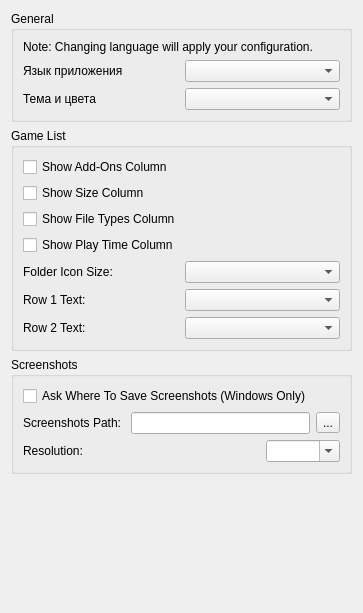
<?xml version="1.0" encoding="UTF-8"?>
<ui version="4.0">
 <class>ConfigureUi</class>
 <widget class="QWidget" name="ConfigureUi">
  <property name="geometry">
   <rect>
    <x>0</x>
    <y>0</y>
    <width>363</width>
    <height>613</height>
   </rect>
  </property>
  <property name="windowTitle">
   <string>Form</string>
  </property>
  <property name="accessibleName">
   <string>UI</string>
  </property>
  <layout class="QVBoxLayout" name="verticalLayout">
   <item>
    <widget class="QGroupBox" name="general_groupBox">
     <property name="title">
      <string>General</string>
     </property>
     <layout class="QHBoxLayout" name="horizontalLayout">
      <item>
       <layout class="QVBoxLayout" name="verticalLayout_2">
        <item>
         <widget class="QLabel" name="label_change_language_info">
          <property name="text">
           <string>Note: Changing language will apply your configuration.</string>
          </property>
          <property name="wordWrap">
           <bool>true</bool>
          </property>
         </widget>
        </item>
        <item>
         <layout class="QHBoxLayout" name="horizontalLayout_2">
          <item>
           <widget class="QLabel" name="language_label">
            <property name="text">
             <string>Язык приложения</string>
            </property>
           </widget>
          </item>
          <item>
           <widget class="QComboBox" name="language_combobox"/>
          </item>
         </layout>
        </item>
        <item>
         <layout class="QHBoxLayout" name="horizontalLayout_3">
          <item>
           <widget class="QLabel" name="theme_label">
            <property name="text">
             <string>Тема и цвета</string>
            </property>
           </widget>
          </item>
          <item>
           <widget class="QComboBox" name="theme_combobox"/>
          </item>
         </layout>
        </item>
       </layout>
      </item>
     </layout>
    </widget>
   </item>
   <item>
    <widget class="QGroupBox" name="GameListGroupBox">
     <property name="title">
      <string>Game List</string>
     </property>
     <layout class="QHBoxLayout" name="GameListHorizontalLayout">
      <item>
       <layout class="QVBoxLayout" name="GeneralVerticalLayout">
        <item>
         <widget class="QCheckBox" name="show_add_ons">
          <property name="text">
           <string>Show Add-Ons Column</string>
          </property>
         </widget>
        </item>
        <item>
         <widget class="QCheckBox" name="show_size">
          <property name="text">
           <string>Show Size Column</string>
          </property>
         </widget>
        </item>
        <item>
         <widget class="QCheckBox" name="show_types">
          <property name="text">
           <string>Show File Types Column</string>
          </property>
         </widget>
        </item>
        <item>
         <widget class="QCheckBox" name="show_play_time">
          <property name="text">
           <string>Show Play Time Column</string>
          </property>
         </widget>
        </item>
        <item>
         <layout class="QHBoxLayout" name="folder_icon_size_qhbox_layout_2">
          <item>
           <widget class="QLabel" name="folder_icon_size_label">
            <property name="text">
             <string>Folder Icon Size:</string>
            </property>
           </widget>
          </item>
          <item>
           <widget class="QComboBox" name="folder_icon_size_combobox"/>
          </item>
         </layout>
        </item>
        <item>
         <layout class="QHBoxLayout" name="row_1_qhbox_layout">
          <item>
           <widget class="QLabel" name="row_1_label">
            <property name="text">
             <string>Row 1 Text:</string>
            </property>
           </widget>
          </item>
          <item>
           <widget class="QComboBox" name="row_1_text_combobox"/>
          </item>
         </layout>
        </item>
        <item>
         <layout class="QHBoxLayout" name="row_2_qhbox_layout">
          <item>
           <widget class="QLabel" name="row_2_label">
            <property name="text">
             <string>Row 2 Text:</string>
            </property>
           </widget>
          </item>
          <item>
           <widget class="QComboBox" name="row_2_text_combobox"/>
          </item>
         </layout>
        </item>
       </layout>
      </item>
     </layout>
    </widget>
   </item>
   <item>
    <widget class="QGroupBox" name="screenshots_GroupBox">
     <property name="title">
      <string>Screenshots</string>
     </property>
     <layout class="QVBoxLayout" name="verticalLayout_4">
      <item>
       <layout class="QVBoxLayout" name="verticalLayout_3">
        <item>
         <widget class="QCheckBox" name="enable_screenshot_save_as">
          <property name="text">
           <string>Ask Where To Save Screenshots (Windows Only)</string>
          </property>
         </widget>
        </item>
        <item>
         <layout class="QHBoxLayout" name="horizontalLayout_4">
          <item>
           <widget class="QLabel" name="label">
            <property name="text">
             <string>Screenshots Path: </string>
            </property>
           </widget>
          </item>
          <item>
           <widget class="QLineEdit" name="screenshot_path_edit"/>
          </item>
          <item>
           <widget class="QToolButton" name="screenshot_path_button">
            <property name="text">
             <string>...</string>
            </property>
           </widget>
          </item>
         </layout>
        </item>
        <item>
         <layout class="QGridLayout" name="gridLayout">
          <property name="spacing">
           <number>6</number>
          </property>
          <item row="0" column="1">
           <layout class="QHBoxLayout" name="horizontalLayout_5">
            <item>
             <widget class="QLabel" name="screenshot_width">
              <property name="text">
               <string/>
              </property>
              <property name="alignment">
               <set>Qt::AlignmentFlag::AlignRight|Qt::AlignmentFlag::AlignTrailing|Qt::AlignmentFlag::AlignVCenter</set>
              </property>
             </widget>
            </item>
            <item>
             <widget class="QComboBox" name="screenshot_height">
              <property name="editable">
               <bool>true</bool>
              </property>
             </widget>
            </item>
           </layout>
          </item>
          <item row="0" column="0">
           <widget class="QLabel" name="label_3">
            <property name="text">
             <string>Resolution:</string>
            </property>
           </widget>
          </item>
         </layout>
        </item>
       </layout>
      </item>
     </layout>
    </widget>
   </item>
   <item>
    <spacer name="verticalSpacer">
     <property name="orientation">
      <enum>Qt::Orientation::Vertical</enum>
     </property>
     <property name="sizeHint" stdset="0">
      <size>
       <width>20</width>
       <height>40</height>
      </size>
     </property>
    </spacer>
   </item>
  </layout>
 </widget>
 <resources/>
 <connections/>
</ui>
